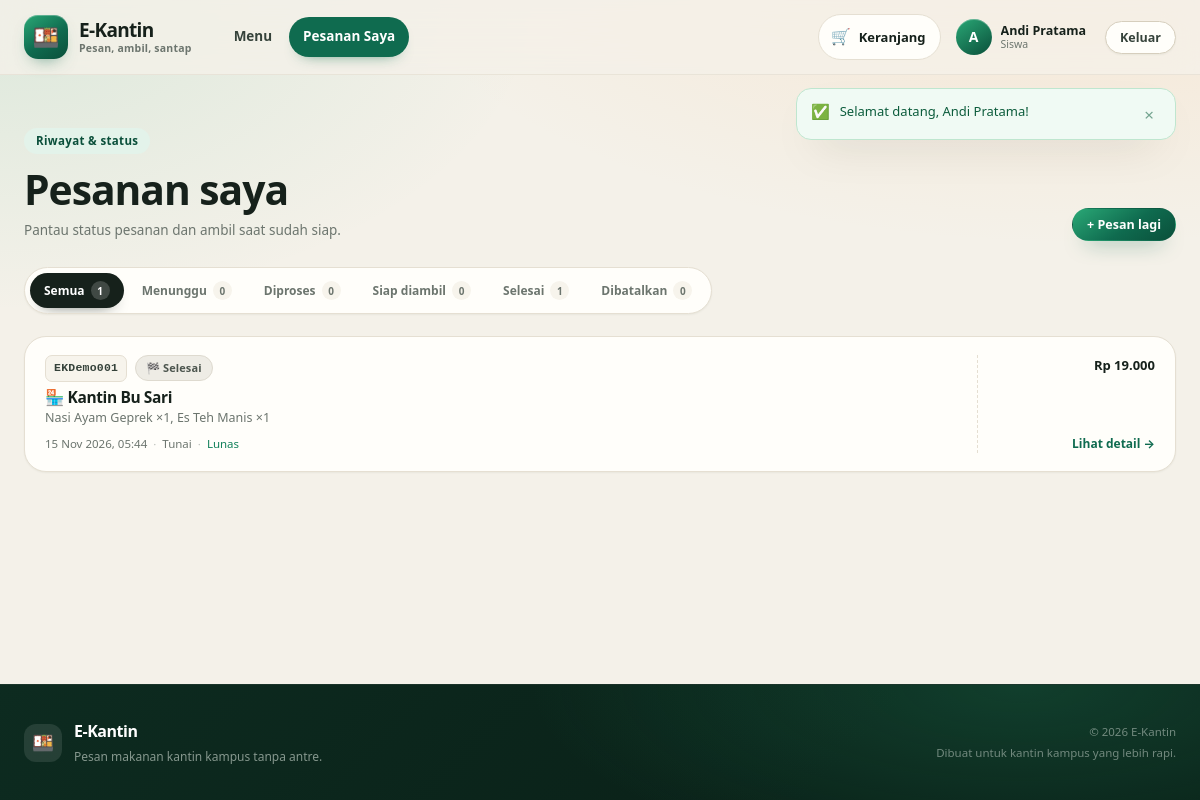
Screenshot of /pesanan.php (signed in) with the database file from the repository.
### tables this page shows
CREATE TABLE IF NOT EXISTS users (
  id INT UNSIGNED AUTO_INCREMENT PRIMARY KEY,
  nama VARCHAR(100) NOT NULL,
  email VARCHAR(150) NOT NULL UNIQUE,
  password VARCHAR(255) NOT NULL,
  role ENUM('admin','kantin','siswa') NOT NULL DEFAULT 'siswa',
  no_hp VARCHAR(20) DEFAULT NULL,
  kantin_id INT UNSIGNED DEFAULT NULL,
  created_at TIMESTAMP NOT NULL DEFAULT CURRENT_TIMESTAMP,
  CONSTRAINT fk_users_kantin FOREIGN KEY (kantin_id) REFERENCES kantin(id) ON DELETE SET NULL
);

CREATE TABLE IF NOT EXISTS pesanan (
  id INT UNSIGNED AUTO_INCREMENT PRIMARY KEY,
  kode VARCHAR(20) NOT NULL UNIQUE,
  user_id INT UNSIGNED NOT NULL,
  kantin_id INT UNSIGNED NOT NULL,
  total INT UNSIGNED NOT NULL DEFAULT 0,
  metode ENUM('tunai','qris') NOT NULL DEFAULT 'tunai',
  status ENUM('menunggu','diproses','siap','selesai','dibatalkan') NOT NULL DEFAULT 'menunggu',
  status_bayar ENUM('belum','lunas') NOT NULL DEFAULT 'belum',
  catatan VARCHAR(255) DEFAULT NULL,
  created_at TIMESTAMP NOT NULL DEFAULT CURRENT_TIMESTAMP,
  updated_at TIMESTAMP NOT NULL DEFAULT CURRENT_TIMESTAMP ON UPDATE CURRENT_TIMESTAMP,
  CONSTRAINT fk_pesanan_user FOREIGN KEY (user_id) REFERENCES users(id) ON DELETE CASCADE,
  CONSTRAINT fk_pesanan_kantin FOREIGN KEY (kantin_id) REFERENCES kantin(id) ON DELETE CASCADE
);

CREATE TABLE IF NOT EXISTS kantin (
  id INT UNSIGNED AUTO_INCREMENT PRIMARY KEY,
  nama VARCHAR(100) NOT NULL,
  deskripsi VARCHAR(255) DEFAULT NULL,
  lokasi VARCHAR(150) DEFAULT NULL,
  is_open TINYINT(1) NOT NULL DEFAULT 1,
  created_at TIMESTAMP NOT NULL DEFAULT CURRENT_TIMESTAMP
);

### includes/functions.php (called while the page is built, shortened)
<?php
function url(string $path = ''): string
{
    return BASE_URL . '/' . ltrim($path, '/');
}
function e(mixed $value): string
{
    return htmlspecialchars((string) $value, ENT_QUOTES, 'UTF-8');
}
function take_flashes(): array
{
    $flashes = $_SESSION['flash'] ?? [];
    return $flashes;
}
function current_user(): ?array
{
    global $pdo;
    static $cached = false;
    if ($cached !== false) {
        return $cached;
    }
    $stmt = $pdo->prepare(
        'SELECT u.*, k.nama AS nama_kantin, k.is_open AS kantin_open
         FROM users u
         LEFT JOIN kantin k ON k.id = u.kantin_id
         WHERE u.id = ?'
    );
    $stmt->execute([(int) $_SESSION['user_id']]);
    $user = $stmt->fetch();
    return $cached = $user;
}
function require_login(): array
{
    $user = current_user();
    return $user;
}
function require_role(string $role): array
{
    $user = require_login();
    return $user;
}
function role_label(string $role): string
{
    return match ($role) {
        'admin'  => 'Admin',
        'kantin' => 'Pengelola Kantin',
        default  => 'Siswa',
    };
}
function rupiah(int|float|string $number): string
{
    return 'Rp ' . number_format((int) $number, 0, ',', '.');
}
function tanggal_id(?string $datetime): string
{
    $time = strtotime($datetime);
    $bulan = [1 => 'Jan', 'Feb', 'Mar', 'Apr', 'Mei', 'Jun', 'Jul', 'Agu', 'Sep', 'Okt', 'Nov', 'Des'];
    return date('d', $time) . ' ' . $bulan[(int) date('n', $time)] . ' ' . date('Y', $time) . ', ' . date('H:i', $time);
}
function status_meta(string $status): array
{
    return match ($status) {
        'diproses'  => ['label' => 'Diproses', 'class' => 'badge-blue', 'icon' => '👨‍🍳'],
        'siap'      => ['label' => 'Siap diambil', 'class' => 'badge-green', 'icon' => '✅'],
        'selesai'   => ['label' => 'Selesai', 'class' => 'badge-gray', 'icon' => '🏁'],
        'dibatalkan'=> ['label' => 'Dibatalkan', 'class' => 'badge-red', 'icon' => '✖️'],
        default     => ['label' => 'Menunggu', 'class' => 'badge-amber', 'icon' => '⏳'],
    };
}
function metode_label(string $metode): string
{
    return $metode === 'qris' ? 'QRIS' : 'Tunai';
}

### pesanan.php (the view, shortened to what this page needs)
<?php
require __DIR__ . '/config.php';
$user = require_role('siswa');
    ?>
    <?php
$statusFilter = (string) ($_GET['status'] ?? '');
$allowedStatus = ['menunggu', 'diproses', 'siap', 'selesai', 'dibatalkan'];
if (!in_array($statusFilter, $allowedStatus, true)) {
    $statusFilter = '';
}
$counts = ['semua' => 0];
foreach ($pdo->query('SELECT status, COUNT(*) AS jumlah FROM pesanan WHERE user_id = ' . (int) $user['id'] . ' GROUP BY status') as $row) {
    $counts[$row['status']] = (int) $row['jumlah'];
    $counts['semua'] += (int) $row['jumlah'];
}
$sql = 'SELECT p.*, k.nama AS nama_kantin, k.lokasi
        FROM pesanan p
        JOIN kantin k ON k.id = p.kantin_id
        WHERE p.user_id = ?';
$params = [$user['id']];
$sql .= ' ORDER BY p.created_at DESC';
$stmt = $pdo->prepare($sql);
$stmt->execute($params);
$orders = $stmt->fetchAll();
$itemsByOrder = [];
if ($orders) {
    $orderIds = array_map(static fn ($o) => (int) $o['id'], $orders);
    $placeholders = implode(',', array_fill(0, count($orderIds), '?'));
    $itemStmt = $pdo->prepare("SELECT * FROM pesanan_detail WHERE pesanan_id IN ($placeholders) ORDER BY id");
    $itemStmt->execute($orderIds);
    foreach ($itemStmt->fetchAll() as $item) {
        $itemsByOrder[(int) $item['pesanan_id']][] = $item;
    }
}
$active = 'pesanan';
require __DIR__ . '/includes/header.php';
?>
<section class="section">
    <div class="page-head">
        <div>
            <span class="eyebrow">Riwayat & status</span>
            <h1>Pesanan saya</h1>
            <p class="section-sub">Pantau status pesanan dan ambil saat sudah siap.</p>
        </div>
        <a class="btn btn-primary btn-sm" href="<?= e(url('index.php')) ?>">+ Pesan lagi</a>
    </div>
    <div class="status-tabs">
        <?php
        $tabs = [
            ''           => ['label' => 'Semua', 'count' => $counts['semua'] ?? 0],
            'menunggu'   => ['label' => 'Menunggu', 'count' => $counts['menunggu'] ?? 0],
            'diproses'   => ['label' => 'Diproses', 'count' => $counts['diproses'] ?? 0],
            'siap'       => ['label' => 'Siap diambil', 'count' => $counts['siap'] ?? 0],
            'selesai'    => ['label' => 'Selesai', 'count' => $counts['selesai'] ?? 0],
            'dibatalkan' => ['label' => 'Dibatalkan', 'count' => $counts['dibatalkan'] ?? 0],
        ];
        ?>
        <?php foreach ($tabs as $key => $tab): ?>
            <a class="status-tab <?= $statusFilter === $key ? 'active' : '' ?>" href="<?= e(url('pesanan.php' . ($key !== '' ? '?status=' . $key : ''))) ?>">
                <?= e($tab['label']) ?> <span><?= (int) $tab['count'] ?></span>
            </a>
        <?php endforeach; ?>
    </div>
    <?php if (!$orders): ?>
        <div class="empty-state">
            <span class="empty-emoji">🧾</span>
            <h3>Belum ada pesanan</h3>
            <p>Pesanan yang kamu buat akan muncul di sini beserta statusnya.</p>
            <a class="btn btn-primary" href="<?= e(url('index.php')) ?>">Mulai pesan</a>
        </div>
    <?php else: ?>
        <div class="order-list">
            <?php foreach ($orders as $order): ?>
                <?php
                $meta = status_meta($order['status']);
                $orderItems = $itemsByOrder[(int) $order['id']] ?? [];
                $names = array_map(static fn ($i) => $i['nama_menu'] . ' ×' . $i['qty'], $orderItems);
                ?>
                <a class="order-card" href="<?= e(url('pesanan.php?id=' . (int) $order['id'])) ?>">
                    <div class="order-card-main">
                        <div class="order-card-top">
                            <span class="order-kode"><?= e($order['kode']) ?></span>
                            <span class="badge <?= e($meta['class']) ?>"><?= $meta['icon'] ?> <?= e($meta['label']) ?></span>
                        </div>
                        <h3>🏪 <?= e($order['nama_kantin']) ?></h3>
                        <p class="order-items"><?= e(implode(', ', $names)) ?></p>
                        <div class="order-card-meta">
                            <span><?= e(tanggal_id($order['created_at'])) ?></span>
                            <span class="dot">·</span>
                            <span><?= e(metode_label($order['metode'])) ?></span>
                            <span class="dot">·</span>
                            <span class="<?= $order['status_bayar'] === 'lunas' ? 'text-success' : 'text-danger' ?>">
                                <?= $order['status_bayar'] === 'lunas' ? 'Lunas' : 'Belum lunas' ?>
                            </span>
                        </div>
                    </div>
                    <div class="order-card-side">
                        <strong><?= e(rupiah($order['total'])) ?></strong>
                        <span class="link-detail">Lihat detail →</span>
                    </div>
                </a>
            <?php endforeach; ?>
        </div>
    <?php endif; ?>
</section>
<?php require __DIR__ . '/includes/footer.php'; ?>

### includes/header.php (shortened to what this page needs)
<?php
$user = current_user();
$active = $active ?? '';
$bodyClass = $bodyClass ?? '';
?>
<!DOCTYPE html>
<html lang="id">
<head>
    <link rel="stylesheet" href="<?= e(url('assets/style.css')) ?>">
</head>
<body class="<?= e($bodyClass) ?>">
<header class="site-header" data-header>
    <div class="container nav-wrap">
        <a class="brand" href="<?= e(url('index.php')) ?>">
            <span class="brand-mark">🍱</span>
            <span class="brand-text">
                <strong>E-Kantin</strong>
                <small>Pesan, ambil, santap</small>
            </span>
        </a>
        <nav class="main-nav" data-nav>
            <?php if (!$user): ?>
                <a class="<?= $active === 'menu' ? 'active' : '' ?>" href="<?= e(url('index.php')) ?>">Menu</a>
            <?php elseif ($user['role'] === 'siswa'): ?>
                <a class="<?= $active === 'menu' ? 'active' : '' ?>" href="<?= e(url('index.php')) ?>">Menu</a>
                <a class="<?= $active === 'pesanan' ? 'active' : '' ?>" href="<?= e(url('pesanan.php')) ?>">Pesanan Saya</a>
            <?php endif; ?>
        </nav>
        <div class="nav-actions">
            <?php if ($user && $user['role'] === 'siswa'): ?>
                <a class="cart-link" href="<?= e(url('keranjang.php')) ?>" aria-label="Keranjang">
                    <span class="cart-icon">🛒</span>
                    <span class="cart-label">Keranjang</span>
                </a>
            <?php endif; ?>
            <?php if ($user): ?>
                <div class="user-menu">
                    <a class="user-chip" href="<?= e(url('akun.php')) ?>">
                        <span class="avatar"><?= e(strtoupper(mb_substr($user['nama'], 0, 1))) ?></span>
                        <span class="user-chip-text">
                            <strong><?= e($user['nama']) ?></strong>
                            <small><?= e(role_label($user['role'])) ?></small>
                        </span>
                    </a>
                    <a class="btn btn-ghost btn-sm" href="<?= e(url('logout.php')) ?>">Keluar</a>
                </div>
            <?php else: ?>
                <a class="btn btn-ghost btn-sm" href="<?= e(url('login.php')) ?>">Masuk</a>
                <a class="btn btn-primary btn-sm" href="<?= e(url('register.php')) ?>">Daftar</a>
            <?php endif; ?>
        </div>
    </div>
</header>
<?php $flashes = take_flashes(); ?>
<?php if ($flashes): ?>
    <div class="container flash-stack">
        <?php foreach ($flashes as $item): ?>
            <div class="flash flash-<?= e($item['type']) ?>" role="status" data-flash>
                <span class="flash-icon"><?= $item['type'] === 'success' ? '✅' : ($item['type'] === 'error' ? '⚠️' : 'ℹ️') ?></span>
                <span><?= e($item['message']) ?></span>
                <button type="button" class="flash-close" aria-label="Tutup" data-flash-close>×</button>
            </div>
        <?php endforeach; ?>
    </div>
<?php endif; ?>
<main class="page">

### rows the page displays
users: nama "A", nama "Andi Pratama", role "Siswa"
pesanan: kode "EKDemo001", status "🏁", status "Selesai", kantin.nama "Kantin Bu Sari", names "Nasi Ayam Geprek ×1, Es Teh Manis ×1", created_at "15 Nov 2026, 05:44", metode "Tunai", status_bayar "Lunas", total "Rp 19.000"

### other values shown
$item['message'] "Selamat datang, Andi Pratama!"
$tab['label'] "Semua"
$tab['count'] "1"
$tab['label'] "Menunggu"
$tab['count'] "0"
$tab['label'] "Diproses"
$tab['label'] "Siap diambil"
$tab['label'] "Selesai"
$tab['label'] "Dibatalkan"
